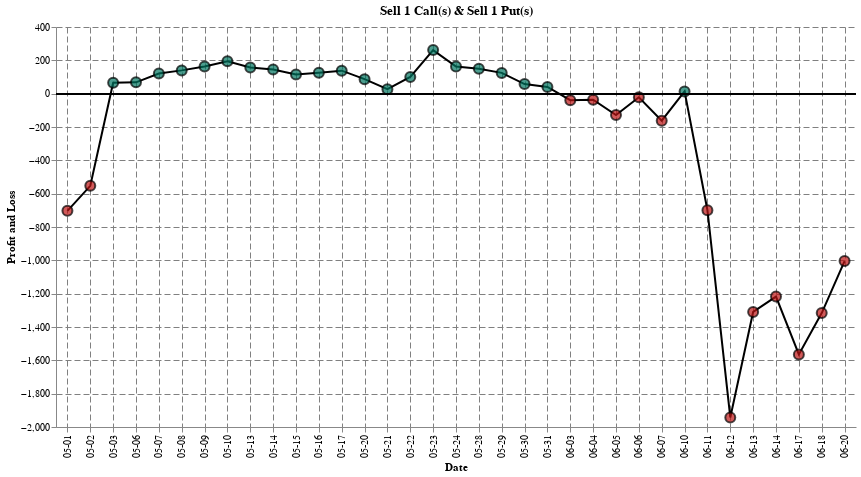

Source (notebook cell):
### Code cell
main(call_ticker='AAPL240621C00180000', put_ticker='AAPL240621P00180000', trade_date='2024-05-01', stock_trade_price=200, effective_delta=0.3, call_action='sell', NC=1, C_0=11, put_action='sell', NP=1, P_0=6)

### Figure 1 — Vega-Lite specification as saved in the notebook (floating-point values rounded to 4 significant figures)
{"config": {"view": {"continuousWidth": 300, "continuousHeight": 300, "strokeWidth": 0}, "axis": {"grid": true, "gridColor": "gray", "gridDash": [6, 3]}, "mark": {"tooltip": {"content": "encoding"}}}, "layer": [{"mark": {"type": "line", "color": "black", "size": 2}, "encoding": {"tooltip": [{"field": "date", "type": "nominal"}, {"field": "pnl", "type": "quantitative"}, {"field": "call_close_price", "type": "quantitative"}, {"field": "put_close_price", "type": "quantitative"}, {"field": "stock", "type": "quantitative"}], "x": {"field": "date", "title": "Date", "type": "nominal"}, "y": {"field": "pnl", "title": "Profit and Loss", "type": "quantitative"}}, "name": "view_4"}, {"mark": {"type": "point", "color": "black", "size": 100}, "encoding": {"fill": {"field": "color", "scale": null, "type": "nominal"}, "x": {"field": "date", "type": "nominal"}, "y": {"field": "pnl", "type": "quantitative"}}}, {"mark": {"type": "rule", "color": "black"}, "encoding": {"y": {"axis": {"title": ""}, "field": "a", "type": "quantitative"}}, "transform": [{"calculate": "0", "as": "a"}]}], "data": {"name": "data-d3c6b748878cd317dccbd0a9672ccd06"}, "height": 400, "params": [{"name": "param_4", "select": {"type": "interval", "encodings": ["x", "y"]}, "bind": "scales", "views": ["view_4"]}], "title": "Sell 1 Call(s) & Sell 1 Put(s)", "width": 800, "$schema": "https://vega.github.io/schema/vega-lite/v5.17.0.json", "datasets": {"data-d3c6b748878cd317dccbd0a9672ccd06": [{"date": "05-01", "call_close_price": 3.1, "put_close_price": 11.65, "stock": 169.1, "pnl": -702.9, "color": "#bd1414"}, {"date": "05-02", "call_close_price": 4.15, "put_close_price": 10.22, "stock": 172.8, "pnl": -553.0, "color": "#bd1414"}, {"date": "05-03", "call_close_price": 7.88, "put_close_price": 3.41, "stock": 183.1, "pnl": 64.9, "color": "#007560"}, {"date": "05-06", "call_close_price": 6.7, "put_close_price": 4.06, "stock": 181.5, "pnl": 67.8, "color": "#007560"}, {"date": "05-07", "call_close_price": 6.95, "put_close_price": 3.49, "stock": 182.2, "pnl": 120.5, "color": "#007560"}, {"date": "05-08", "call_close_price": 7.0, "put_close_price": 3.35, "stock": 182.5, "pnl": 139.7, "color": "#007560"}, {"date": "05-09", "call_close_price": 8.08, "put_close_price": 2.59, "stock": 184.3, "pnl": 162.6, "color": "#007560"}, {"date": "05-10", "call_close_price": 7.05, "put_close_price": 2.92, "stock": 183.1, "pnl": 194.5, "color": "#007560"}, {"date": "05-13", "call_close_price": 9.3, "put_close_price": 2.01, "stock": 186.3, "pnl": 157.4, "color": "#007560"}, {"date": "05-14", "call_close_price": 10.2, "put_close_price": 1.58, "stock": 187.4, "pnl": 144.9, "color": "#007560"}, {"date": "05-15", "call_close_price": 11.7, "put_close_price": 1.07, "stock": 189.7, "pnl": 114.6, "color": "#007560"}, {"date": "05-16", "call_close_price": 11.69, "put_close_price": 1.0, "stock": 189.8, "pnl": 126.2, "color": "#007560"}, {"date": "05-17", "call_close_price": 11.68, "put_close_price": 0.9, "stock": 189.9, "pnl": 138.1, "color": "#007560"}, {"date": "05-20", "call_close_price": 12.7, "put_close_price": 0.74, "stock": 191.0, "pnl": 87.2, "color": "#007560"}, {"date": "05-21", "call_close_price": 13.85, "put_close_price": 0.59, "stock": 192.3, "pnl": 26.5, "color": "#007560"}, {"date": "05-22", "call_close_price": 12.5, "put_close_price": 0.77, "stock": 190.9, "pnl": 100.0, "color": "#007560"}, {"date": "05-23", "call_close_price": 8.98, "put_close_price": 1.47, "stock": 186.9, "pnl": 261.4, "color": "#007560"}, {"date": "05-24", "call_close_price": 11.53, "put_close_price": 0.84, "stock": 190.0, "pnl": 162.4, "color": "#007560"}, {"date": "05-28", "call_close_price": 11.6, "put_close_price": 0.9, "stock": 190.0, "pnl": 149.7, "color": "#007560"}, {"date": "05-29", "call_close_price": 11.93, "put_close_price": 0.91, "stock": 190.3, "pnl": 124.7, "color": "#007560"}, {"date": "05-30", "call_close_price": 12.95, "put_close_price": 0.86, "stock": 191.3, "pnl": 57.7, "color": "#007560"}, {"date": "05-31", "call_close_price": 13.62, "put_close_price": 0.65, "stock": 192.2, "pnl": 40.5, "color": "#007560"}, {"date": "06-03", "call_close_price": 15.1, "put_close_price": 0.5, "stock": 194.0, "pnl": -39.1, "color": "#bd1414"}, {"date": "06-04", "call_close_price": 15.24, "put_close_price": 0.43, "stock": 194.3, "pnl": -36.5, "color": "#bd1414"}, {"date": "06-05", "call_close_price": 16.7, "put_close_price": 0.34, "stock": 195.9, "pnl": -127.9, "color": "#bd1414"}, {"date": "06-06", "call_close_price": 15.2, "put_close_price": 0.36, "stock": 194.5, "pnl": -21.6, "color": "#bd1414"}, {"date": "06-07", "call_close_price": 17.5, "put_close_price": 0.19, "stock": 196.9, "pnl": -162.3, "color": "#bd1414"}, {"date": "06-10", "call_close_price": 14.65, "put_close_price": 0.15, "stock": 193.1, "pnl": 13.6, "color": "#007560"}, {"date": "06-11", "call_close_price": 26.08, "put_close_price": 0.06, "stock": 207.2, "pnl": -699.5, "color": "#bd1414"}, {"date": "06-12", "call_close_price": 40.3, "put_close_price": 0.05, "stock": 213.1, "pnl": -1943.0, "color": "#bd1414"}, {"date": "06-13", "call_close_price": 34.34, "put_close_price": 0.03, "stock": 214.2, "pnl": -1310.0, "color": "#bd1414"}, {"date": "06-14", "call_close_price": 32.88, "put_close_price": 0.04, "stock": 212.5, "pnl": -1217.0, "color": "#bd1414"}, {"date": "06-17", "call_close_price": 37.63, "put_close_price": 0.02, "stock": 216.7, "pnl": -1565.0, "color": "#bd1414"}, {"date": "06-18", "call_close_price": 34.43, "put_close_price": 0.02, "stock": 214.3, "pnl": -1316.0, "color": "#bd1414"}, {"date": "06-20", "call_close_price": 29.94, "put_close_price": 0.01, "stock": 209.7, "pnl": -1005.0, "color": "#bd1414"}]}}
